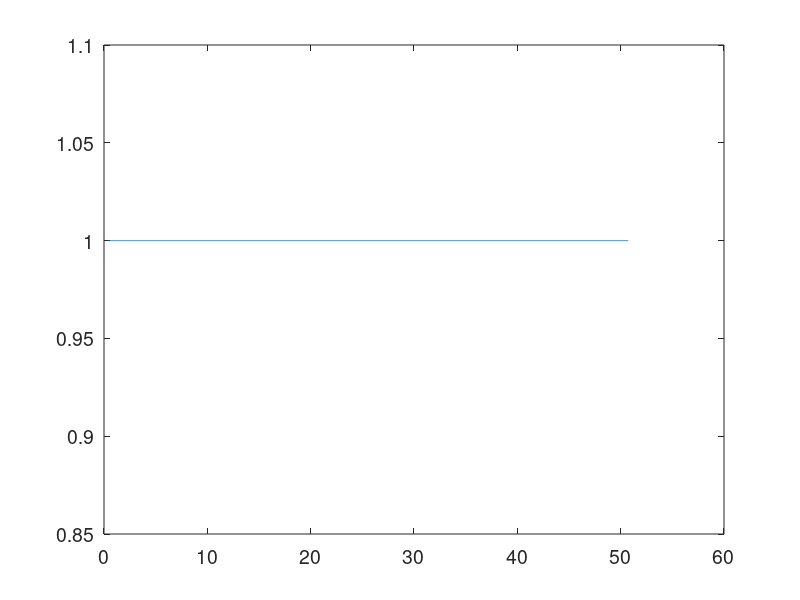

MATLAB code to generate this figure: (Note: this script raises an error after producing the figure.)
% last updated date: 2022.7.18
% 2022.6.25: 1. compare the Poe performance of NOMP and CA-NOMP

clc; clear; close all;
set(0,'DefaultLineMarkerSize',12);
set(0,'DefaultTextFontSize',14);
set(0,'DefaultAxesFontSize',14);


rng(5);
MC = 5;

% Define Scenario
N = 256; % Length of Sinusoid
% number of sinusoids in the mixture of sinusoids
K = 16;
K_max = K + 4;


% SNR = 22;
SNR_all = [14, 15, 18];
CFAR_method = 'CA';
gamma_oversamping = 4;

% guard_size = 5;
% training_size = 30;
% guard_training_size = [guard_size, training_size];
N_r = 60;

% training_size10 = 10;
% guard_training_size10 = [guard_size, training_size10];

sigma_n = 1;              % noise variance sigma^2, instead of sigma
T = 1;


% Poe_all = [1e-3, 2e-3, 3e-3, 5e-3, 7e-3, 1e-2, 2e-2, 3e-2, 5e-2, 7e-2, 0.1];
Poe_all = 0.01:0.01:0.12;

% Poe_all = [1e-2, 2e-2, 3e-2, 5e-2, 0.1];
% cauculate the alpha of the NOMP-CA
N_alpha_g = 10000;
P_OE_bar = 0.01;
alpha_true = -log(1-(1-P_OE_bar)^(1/N));
alpha_grid = linspace(alpha_true/30,5*alpha_true,N_alpha_g);

res = zeros(N_alpha_g,1);
for grid_alpha = 1:N_alpha_g
    fun1 = @(xvar) exp(N*log(1-exp(-alpha_grid(grid_alpha)/(2*N_r)*xvar))+...
    (N_r-1)*log(xvar)-xvar/2-N_r*log(2)-sum(log(1:N_r-1)));
    res(grid_alpha) = integral(fun1, 0, Inf);
end
Num_Poe = length(Poe_all);
alpha_CA = zeros(length(Poe_all),1);

figure(555);
plot(alpha_grid, 1 - res);

oneminusPOE = 1 - Poe_all;
for idx = 1:length(Poe_all)
    oneminusPOE_idx = oneminusPOE(idx);
    [~,idxmin] = min(abs(oneminusPOE_idx-res));
    alpha_CA(idx) = alpha_grid(idxmin);
end


omega_true = zeros(K, 1);
omega_min = 2 * pi / N;
% normal measurements
M = N; % number of measurements = N
S = eye(N);

% M = round(N / 2);
% % type of measurement matrix
% measure_type = 'cmplx_bernoulli';
% % windowing weights
% % options 'all_ones' (default), 'hamming' and 'hann'
% window_type = 'all_ones';
% S = generateMeasMat(N, M, measure_type, window_type);

% Threshold_collect = zeros(MC, Num_Poe);
% tau_NOMP_collect = zeros(1, Num_Poe);

Overest_tau_SNRlow = zeros(MC, Num_Poe);
Detect_tau_SNRlow = zeros(MC, Num_Poe);
Overest_tau_SNRmedium = zeros(MC, Num_Poe);
Detect_tau_SNRmedium = zeros(MC, Num_Poe);
Overest_tau_SNRhigh = zeros(MC, Num_Poe);
Detect_tau_SNRhigh = zeros(MC, Num_Poe);


Overest_CA_SNRlow = zeros(MC, Num_Poe);
Detect_CA_SNRlow = zeros(MC, Num_Poe);
Overest_CA_SNRmedium = zeros(MC, Num_Poe);
Detect_CA_SNRmedium = zeros(MC, Num_Poe);
Overest_CA_SNRhigh = zeros(MC, Num_Poe);
Detect_CA_SNRhigh = zeros(MC, Num_Poe);



% Overest_CA_noise = zeros(MC, Num_Poe);
% Overest_tau_noise = zeros(MC, Num_Poe);

tic;
for sp_idx = 1 : Num_Poe
    P_oe = Poe_all(sp_idx);

    alpha_set = alpha_CA(sp_idx);
    tau_NOMP = sigma_n * chi2inv((1 - P_oe) ^ (1 / N), 2 * T) / 2;

    for mc = 1 : MC
        handle_waitbar = waitbar(((sp_idx - 1) * MC + mc) / (MC * Num_Poe));
        % SNR = SNR_min + SNR_delta * rand(K, 1);

        % [y, omega_true, gain_true] = create_yvector(K, T, N, SNR, sigma_n, S);
        omega_true = zeros(K, 1);
        omega_true(1) = pi * (2 * rand - 1);
        for k = 2 : K
            th = pi * (2 * rand - 1);
            while min(abs((wrapToPi(th - omega_true(1 : k - 1))))) < omega_min
                th = pi * (2*rand - 1);
            end
            omega_true(k) = th;
        end
        omega_true = wrapTo2Pi(omega_true);
        gain_SNRlow = bsxfun(@times, sqrt(sigma_n) * (10.^(SNR_all(1) / 20)),...
        exp(1j*2*pi*rand(K,T)));  % K*T
        % gain_SNRmedium = bsxfun(@times, sqrt(sigma_n) * (10.^(SNR_all(2) / 20)),...
        % exp(1j*2*pi*rand(K,T)));  % K*T
        % gain_SNRhigh = bsxfun(@times, sqrt(sigma_n) * (10.^(SNR_all(3) / 20)),...
        % exp(1j*2*pi*rand(K,T)));  % K*T
        % original signal
        % y_full = exp(1j * (0:(N-1)).' * omega_true.')/sqrt(N) * gain_true;
        % y_full = zeros(N, T);
        noise = sqrt(sigma_n / 2) * (randn(M, T) + 1j*randn(M, T));
        % y_noisy = S * y_full + noise;
        y_SNRlow = S * exp(1j * (0:(N-1)).' * omega_true.') / sqrt(N) * gain_SNRlow + noise;
        y_SNRmedium = exp(1j * (0:(N-1)).' * omega_true.')/sqrt(N) * gain_SNRmedium + noise;
        y_SNRhigh = exp(1j * (0:(N-1)).' * omega_true.')/sqrt(N) * gain_SNRhigh + noise;

        [omegaList_tau_SNRlow, gainList_tau_SNRlow, ~] = MNOMP(y_SNRlow, S, tau_NOMP);
        results_struct_tau_SNRlow = analysis_result(omega_true, gain_SNRlow,...
        omegaList_tau_SNRlow, gainList_tau_SNRlow, N, gamma_oversamping);
        Overest_tau_SNRlow(mc, sp_idx) = results_struct_tau_SNRlow.Overest_Eve;
        Detect_tau_SNRlow(mc, sp_idx) = results_struct_tau_SNRlow.Detect_Eve;

        [omegaList_tau_SNRmedium, gainList_tau_SNRmedium, ~] =...
        MNOMP(y_SNRmedium, S, tau_NOMP);
        results_struct_tau_SNRmedium = analysis_result(omega_true, gain_SNRmedium,...
        omegaList_tau_SNRmedium, gainList_tau_SNRmedium, N, gamma_oversamping);
        Overest_tau_SNRmedium(mc, sp_idx) = results_struct_tau_SNRmedium.Overest_Eve;
        Detect_tau_SNRmedium(mc, sp_idx) = results_struct_tau_SNRmedium.Detect_Eve;

        [omegaList_tau_SNRhigh, gainList_tau_SNRhigh, ~] =...
        MNOMP(y_SNRhigh, S, tau_NOMP);
        results_struct_tau_SNRhigh = analysis_result(omega_true, gain_SNRhigh,...
        omegaList_tau_SNRhigh, gainList_tau_SNRhigh, N, gamma_oversamping);
        Overest_tau_SNRhigh(mc, sp_idx) = results_struct_tau_SNRhigh.Overest_Eve;
        Detect_tau_SNRhigh(mc, sp_idx) = results_struct_tau_SNRhigh.Detect_Eve;

        [omegaList_CA_SNRlow, gainList_CA_SNRlow, ~] =...
        MNOMP_CFAR_alpha(y_SNRlow, S, alpha_set, N_r, K_max, CFAR_method);
        results_struct_CA_SNRlow = analysis_result(omega_true, gain_SNRlow,...
        omegaList_CA_SNRlow, gainList_CA_SNRlow, N, gamma_oversamping);
        Overest_CA_SNRlow(mc, sp_idx) = results_struct_CA_SNRlow.Overest_Eve;
        Detect_CA_SNRlow(mc, sp_idx) = results_struct_CA_SNRlow.Detect_Eve;

        [omegaList_CA_SNRmedium, gainList_CA_SNRmedium, ~] =...
        MNOMP_CFAR_alpha(y_SNRmedium, S, alpha_set, N_r, K_max, CFAR_method);
        results_struct_CA_SNRmedium = analysis_result(omega_true, gain_SNRmedium,...
        omegaList_CA_SNRmedium, gainList_CA_SNRmedium, N, gamma_oversamping);
        Overest_CA_SNRmedium(mc, sp_idx) = results_struct_CA_SNRmedium.Overest_Eve;
        Detect_CA_SNRmedium(mc, sp_idx) = results_struct_CA_SNRmedium.Detect_Eve;

        [omegaList_CA_SNRhigh, gainList_CA_SNRhigh, ~] =...
        MNOMP_CFAR_alpha(y_SNRhigh, S, alpha_set, N_r, K_max, CFAR_method);
        results_struct_CA_SNRhigh = analysis_result(omega_true, gain_SNRhigh,...
        omegaList_CA_SNRhigh, gainList_CA_SNRhigh, N, gamma_oversamping);
        Overest_CA_SNRhigh(mc, sp_idx) = results_struct_CA_SNRhigh.Overest_Eve;
        Detect_CA_SNRhigh(mc, sp_idx) = results_struct_CA_SNRhigh.Detect_Eve;




    end
end

toc;
delete(handle_waitbar);
Overest_rate_tau_SNRlow = mean(Overest_tau_SNRlow);
Detect_rate_tau_SNRlow = mean(Detect_tau_SNRlow);
Overest_rate_tau_SNRmedium = mean(Overest_tau_SNRmedium);
Detect_rate_tau_SNRmedium = mean(Detect_tau_SNRmedium);
Overest_rate_tau_SNRhigh = mean(Overest_tau_SNRhigh);
Detect_rate_tau_SNRhigh = mean(Detect_tau_SNRhigh);



Overest_rate_CA_SNRlow = mean(Overest_CA_SNRlow);
Detect_rate_CA_SNRlow = mean(Detect_CA_SNRlow);
Overest_rate_CA_SNRmedium = mean(Overest_CA_SNRmedium);
Detect_rate_CA_SNRmedium = mean(Detect_CA_SNRmedium);
Overest_rate_CA_SNRhigh = mean(Overest_CA_SNRhigh);
Detect_rate_CA_SNRhigh = mean(Detect_CA_SNRhigh);



% Overest_rate_CA_SNRmedium = mean(Overest_CA_SNRmedium);
% Overest_rate_CA_SNRhigh = mean(Overest_CA_SNRhigh);



lw = 1.6;
fsz = 12;
msz = 10;

figure(1);
plot(Poe_all * 100, Poe_all * 100, '--k','Linewidth',lw)
hold on;
plot(Poe_all * 100, Overest_rate_tau_SNRlow * 100, 'ro', 'Linewidth', lw,'Markersize',msz)
plot(Poe_all * 100, Overest_rate_CA_SNRlow * 100,'bo','Linewidth',lw,'Markersize',msz)
plot(Poe_all * 100, Overest_rate_tau_SNRmedium * 100,'r+','Linewidth',lw,'Markersize',msz)
plot(Poe_all * 100, Overest_rate_CA_SNRmedium * 100,'b+','Linewidth',lw,'Markersize',msz)
% plot(Poe_all * 100, Overest_rate_tau_SNRhigh * 100,'r^','Linewidth',lw,'Markersize',msz)
% plot(Poe_all * 100, Overest_rate_CA_SNRhigh * 100,'b^','Linewidth',lw,'Markersize',msz)
legend('${\rm P}_{\rm OE}(nominal)$', 'NOMP(14dB)', 'CA-NOMP(14dB)',...
    'NOMP(15dB)', 'CA-NOMP(15dB)',...
    'Interpreter', 'latex', 'Fontsize', fsz)
xlabel('nominal ${\rm P}_{\rm OE}$ (percent)', 'Interpreter', 'latex', 'Fontsize', fsz)
ylabel('measured ${\rm P}_{\rm OE}$ (percent)', 'Interpreter', 'latex', 'Fontsize', fsz)

% title_SNR = ['SNR=', num2str(SNR), ', N_r=', num2str(N_r)];
% title(title_SNR)
% , 'NOMP(18dB)', 'CA-NOMP(18dB)'
% , 'SNR = 16dB',...
% 'SNR = 18dB',

figure(2);
plot(Poe_all, Detect_rate_tau_SNRlow, 'ro', 'Linewidth', lw, 'Markersize', msz)
hold on;
plot(Poe_all, Detect_rate_CA_SNRlow, 'bo', 'Linewidth', lw, 'Markersize', msz)
plot(Poe_all, Detect_rate_tau_SNRmedium,'r+','Linewidth',lw,'Markersize',msz)
plot(Poe_all, Detect_rate_CA_SNRmedium,'b+','Linewidth',lw,'Markersize',msz)
plot(Poe_all, Detect_rate_tau_SNRhigh,'r^','Linewidth',lw,'Markersize',msz)
plot(Poe_all, Detect_rate_CA_SNRhigh,'b^','Linewidth',lw,'Markersize',msz)
xlabel('nominal ${\rm P}_{\rm OE}$', 'Interpreter', 'latex', 'Fontsize', fsz)
ylabel('measured ${\rm P}_{\rm D}$', 'Interpreter', 'latex', 'Fontsize', fsz)

if MC >= 100
    filename_now = [datestr(now, 30), '_mc', num2str(MC), '_PDvsSNR.mat'];
    save(filename_now, 'N', 'Poe_all', 'Overest_CA_SNRlow', 'Overest_tau_SNRlow',...
    'Detect_tau_SNRlow', 'Detect_CA_SNRlow', 'Overest_CA_SNRmedium', 'Overest_tau_SNRmedium',...
    'Detect_tau_SNRmedium', 'Detect_CA_SNRmedium', 'Overest_CA_SNRhigh', 'Overest_tau_SNRhigh',...
    'Detect_tau_SNRhigh', 'Detect_CA_SNRhigh');
end

% 'False_rate_infty', 'Overest_rate_infty', 'Detect_rate_infty',...
% 'Equal_rate_infty', 'Miss_rate_infty', 'MSEdB_infty'
% 'Overest_rate_CA_SNRmedium', 'Overest_rate_CA_SNRhigh'
% , 'Overest_tau_noise', 'Overest_CA_noise'